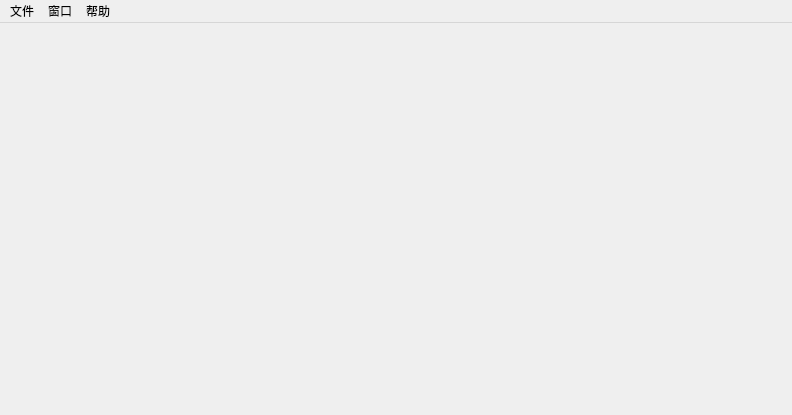
<?xml version="1.0" encoding="UTF-8"?>
<ui version="4.0">
 <class>MainWindow</class>
 <widget class="QMainWindow" name="MainWindow">
  <property name="geometry">
   <rect>
    <x>0</x>
    <y>0</y>
    <width>792</width>
    <height>415</height>
   </rect>
  </property>
  <property name="sizePolicy">
   <sizepolicy hsizetype="Preferred" vsizetype="Preferred">
    <horstretch>0</horstretch>
    <verstretch>0</verstretch>
   </sizepolicy>
  </property>
  <property name="windowTitle">
   <string>MainWindow</string>
  </property>
  <widget class="QWidget" name="central">
   <property name="sizePolicy">
    <sizepolicy hsizetype="Fixed" vsizetype="Fixed">
     <horstretch>0</horstretch>
     <verstretch>0</verstretch>
    </sizepolicy>
   </property>
   <layout class="QVBoxLayout" name="centralLayout">
    <item>
     <layout class="QVBoxLayout" name="btnBlankLayout">
      <property name="spacing">
       <number>0</number>
      </property>
     </layout>
    </item>
    <item>
     <layout class="QVBoxLayout" name="adBlankLayout">
      <property name="spacing">
       <number>0</number>
      </property>
     </layout>
    </item>
   </layout>
  </widget>
  <widget class="QMenuBar" name="menubar">
   <property name="geometry">
    <rect>
     <x>0</x>
     <y>0</y>
     <width>792</width>
     <height>26</height>
    </rect>
   </property>
   <property name="sizePolicy">
    <sizepolicy hsizetype="Fixed" vsizetype="Fixed">
     <horstretch>0</horstretch>
     <verstretch>0</verstretch>
    </sizepolicy>
   </property>
   <widget class="QMenu" name="file">
    <property name="title">
     <string>文件</string>
    </property>
    <addaction name="open"/>
    <addaction name="closed"/>
    <addaction name="separator"/>
    <addaction name="save"/>
    <addaction name="saveAs"/>
   </widget>
   <widget class="QMenu" name="windows">
    <property name="title">
     <string>窗口</string>
    </property>
    <addaction name="window1"/>
    <addaction name="window2"/>
    <addaction name="window3"/>
   </widget>
   <widget class="QMenu" name="help">
    <property name="title">
     <string>帮助</string>
    </property>
    <addaction name="search"/>
    <addaction name="version"/>
    <addaction name="about"/>
   </widget>
   <addaction name="file"/>
   <addaction name="windows"/>
   <addaction name="help"/>
  </widget>
  <action name="open">
   <property name="text">
    <string>打开</string>
   </property>
  </action>
  <action name="closed">
   <property name="text">
    <string>关闭</string>
   </property>
  </action>
  <action name="save">
   <property name="text">
    <string>保存</string>
   </property>
  </action>
  <action name="saveAs">
   <property name="text">
    <string>另存为</string>
   </property>
  </action>
  <action name="window1">
   <property name="text">
    <string>view1</string>
   </property>
  </action>
  <action name="window2">
   <property name="text">
    <string>view2</string>
   </property>
  </action>
  <action name="window3">
   <property name="text">
    <string>view3</string>
   </property>
  </action>
  <action name="search">
   <property name="text">
    <string>搜索</string>
   </property>
  </action>
  <action name="version">
   <property name="text">
    <string>版本</string>
   </property>
  </action>
  <action name="about">
   <property name="text">
    <string>关于</string>
   </property>
  </action>
 </widget>
 <resources/>
 <connections/>
</ui>
